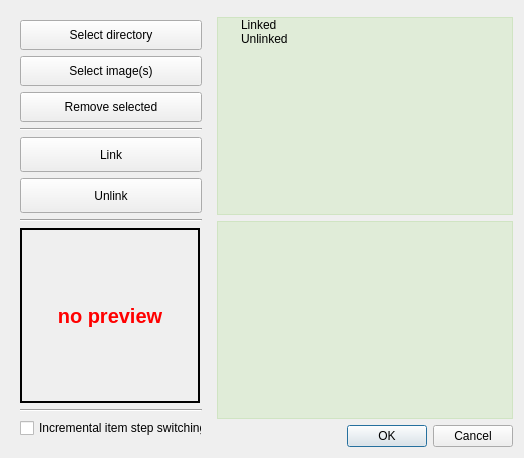
<?xml version="1.0" encoding="UTF-8"?>
<ui version="4.0">
 <class>ImageSelector</class>
 <widget class="QDialog" name="ImageSelector">
  <property name="geometry">
   <rect>
    <x>0</x>
    <y>0</y>
    <width>524</width>
    <height>451</height>
   </rect>
  </property>
  <property name="windowTitle">
   <string>Image selector</string>
  </property>
  <layout class="QGridLayout" name="gridLayout">
   <item row="1" column="2">
    <widget class="QTreeWidget" name="rolesTree">
     <property name="statusTip">
      <string>Role tree</string>
     </property>
     <property name="whatsThis">
      <string>This is tree of associated and not associated roles (aliases) for images. Note that each role must be linked with one image before table export. However you can use the workspace even although not all roles are reserved yet</string>
     </property>
     <property name="accessibleName">
      <string/>
     </property>
     <property name="styleSheet">
      <string notr="true">QTreeWidget {
	background-color: rgba(80, 200, 0, 0.1);	
}
</string>
     </property>
     <property name="frameShape">
      <enum>QFrame::StyledPanel</enum>
     </property>
     <property name="frameShadow">
      <enum>QFrame::Plain</enum>
     </property>
     <property name="alternatingRowColors">
      <bool>false</bool>
     </property>
     <property name="selectionMode">
      <enum>QAbstractItemView::ExtendedSelection</enum>
     </property>
     <property name="selectionBehavior">
      <enum>QAbstractItemView::SelectRows</enum>
     </property>
     <property name="uniformRowHeights">
      <bool>true</bool>
     </property>
     <property name="animated">
      <bool>false</bool>
     </property>
     <property name="columnCount">
      <number>1</number>
     </property>
     <attribute name="headerVisible">
      <bool>false</bool>
     </attribute>
     <attribute name="headerStretchLastSection">
      <bool>true</bool>
     </attribute>
     <column>
      <property name="text">
       <string>roles</string>
      </property>
     </column>
     <item>
      <property name="text">
       <string>Linked</string>
      </property>
     </item>
     <item>
      <property name="text">
       <string>Unlinked</string>
      </property>
     </item>
    </widget>
   </item>
   <item row="3" column="2">
    <widget class="QDialogButtonBox" name="buttonBox">
     <property name="orientation">
      <enum>Qt::Horizontal</enum>
     </property>
     <property name="standardButtons">
      <set>QDialogButtonBox::Cancel|QDialogButtonBox::Ok</set>
     </property>
    </widget>
   </item>
   <item row="0" column="0" rowspan="4">
    <widget class="QWidget" name="buttonWrapper" native="true">
     <property name="minimumSize">
      <size>
       <width>200</width>
       <height>0</height>
      </size>
     </property>
     <property name="maximumSize">
      <size>
       <width>200</width>
       <height>16777215</height>
      </size>
     </property>
     <layout class="QVBoxLayout" name="verticalLayout">
      <item>
       <widget class="QPushButton" name="selectDirectoryButton">
        <property name="minimumSize">
         <size>
          <width>0</width>
          <height>30</height>
         </size>
        </property>
        <property name="maximumSize">
         <size>
          <width>16777215</width>
          <height>30</height>
         </size>
        </property>
        <property name="statusTip">
         <string>Select directory with images to be load</string>
        </property>
        <property name="whatsThis">
         <string>Click this button to evoke dialog window for selecting directory with PNG, JPG or BMP images to be loaded</string>
        </property>
        <property name="text">
         <string>Select directory</string>
        </property>
       </widget>
      </item>
      <item>
       <widget class="QPushButton" name="selectImageButton">
        <property name="minimumSize">
         <size>
          <width>0</width>
          <height>30</height>
         </size>
        </property>
        <property name="statusTip">
         <string>Select single image or few images to load</string>
        </property>
        <property name="whatsThis">
         <string>Click this button to evoke dialog window for direct selection of single image, or multiple set of images</string>
        </property>
        <property name="text">
         <string>Select image(s)</string>
        </property>
       </widget>
      </item>
      <item>
       <widget class="QPushButton" name="removeSelectedButton">
        <property name="minimumSize">
         <size>
          <width>0</width>
          <height>30</height>
         </size>
        </property>
        <property name="maximumSize">
         <size>
          <width>16777215</width>
          <height>30</height>
         </size>
        </property>
        <property name="statusTip">
         <string>Remove selected items in image list</string>
        </property>
        <property name="whatsThis">
         <string>Click this button if you wish to delete selected items in imported images list</string>
        </property>
        <property name="text">
         <string>Remove selected</string>
        </property>
       </widget>
      </item>
      <item>
       <widget class="Line" name="loadButtonsSeparator">
        <property name="orientation">
         <enum>Qt::Horizontal</enum>
        </property>
       </widget>
      </item>
      <item>
       <widget class="QPushButton" name="linkButton">
        <property name="minimumSize">
         <size>
          <width>0</width>
          <height>35</height>
         </size>
        </property>
        <property name="maximumSize">
         <size>
          <width>16777215</width>
          <height>35</height>
         </size>
        </property>
        <property name="statusTip">
         <string>Links the selected image with selected role</string>
        </property>
        <property name="whatsThis">
         <string>If single image is selected in image list and appropriate role is highlighted, image will be associated with selected role and become hidden in images list</string>
        </property>
        <property name="text">
         <string>Link</string>
        </property>
       </widget>
      </item>
      <item>
       <widget class="QPushButton" name="unlinkButton">
        <property name="minimumSize">
         <size>
          <width>0</width>
          <height>35</height>
         </size>
        </property>
        <property name="maximumSize">
         <size>
          <width>16777215</width>
          <height>35</height>
         </size>
        </property>
        <property name="statusTip">
         <string>Unlinks selected role with currently associated image</string>
        </property>
        <property name="whatsThis">
         <string>If a role with associated image is selected, click this button to break up the connection between them. Unlinked image will appear back in image list</string>
        </property>
        <property name="text">
         <string>Unlink</string>
        </property>
       </widget>
      </item>
      <item>
       <widget class="Line" name="linkButtonsSeparator">
        <property name="orientation">
         <enum>Qt::Horizontal</enum>
        </property>
       </widget>
      </item>
      <item>
       <widget class="QLabel" name="previewLabel">
        <property name="minimumSize">
         <size>
          <width>180</width>
          <height>175</height>
         </size>
        </property>
        <property name="maximumSize">
         <size>
          <width>180</width>
          <height>175</height>
         </size>
        </property>
        <property name="styleSheet">
         <string notr="true">	border: 2px solid black; 
	color: red;
	font-size: 20px;
	font-weight: bold;</string>
        </property>
        <property name="text">
         <string>no preview</string>
        </property>
        <property name="alignment">
         <set>Qt::AlignCenter</set>
        </property>
       </widget>
      </item>
      <item>
       <widget class="Line" name="previewSeparator">
        <property name="orientation">
         <enum>Qt::Horizontal</enum>
        </property>
       </widget>
      </item>
      <item>
       <widget class="QCheckBox" name="incrementalSwitchCheckbox">
        <property name="statusTip">
         <string>Incremental switching option on/off</string>
        </property>
        <property name="whatsThis">
         <string>This option allows to increment role item pointer to the next item if exists after association current role with image</string>
        </property>
        <property name="layoutDirection">
         <enum>Qt::LeftToRight</enum>
        </property>
        <property name="text">
         <string>Incremental item step switching</string>
        </property>
       </widget>
      </item>
     </layout>
    </widget>
   </item>
   <item row="2" column="2">
    <widget class="QListWidget" name="importedImagesList">
     <property name="statusTip">
      <string>Image list</string>
     </property>
     <property name="whatsThis">
      <string>This list contains all images registered by program internally</string>
     </property>
     <property name="styleSheet">
      <string notr="true">QListWidget {
	background-color: rgba(80, 200, 0, 0.1);	
}</string>
     </property>
     <property name="selectionMode">
      <enum>QAbstractItemView::ExtendedSelection</enum>
     </property>
    </widget>
   </item>
  </layout>
 </widget>
 <resources/>
 <connections>
  <connection>
   <sender>buttonBox</sender>
   <signal>accepted()</signal>
   <receiver>ImageSelector</receiver>
   <slot>accept()</slot>
   <hints>
    <hint type="sourcelabel">
     <x>248</x>
     <y>254</y>
    </hint>
    <hint type="destinationlabel">
     <x>157</x>
     <y>274</y>
    </hint>
   </hints>
  </connection>
  <connection>
   <sender>buttonBox</sender>
   <signal>rejected()</signal>
   <receiver>ImageSelector</receiver>
   <slot>reject()</slot>
   <hints>
    <hint type="sourcelabel">
     <x>316</x>
     <y>260</y>
    </hint>
    <hint type="destinationlabel">
     <x>286</x>
     <y>274</y>
    </hint>
   </hints>
  </connection>
 </connections>
</ui>
